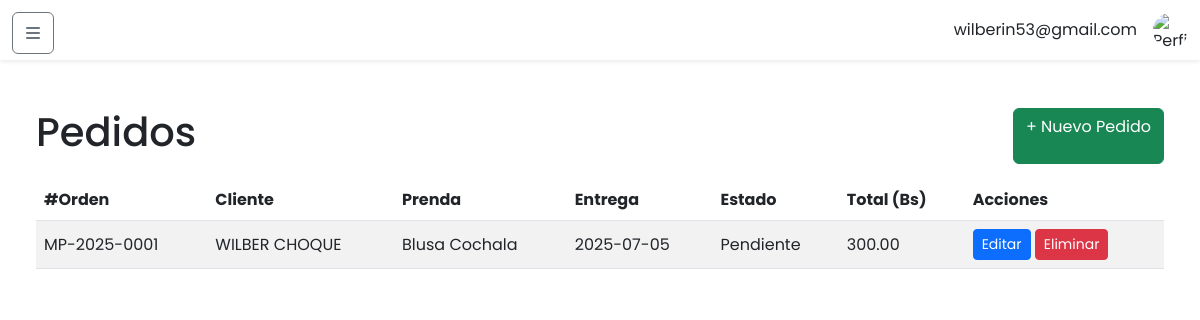
/admin/pedidos (signed in), run on the app's committed database.
### app.py (models this page shows, shortened)
class User(db.Model, UserMixin):
    __tablename__ = 'usuarios'
    id            = db.Column(db.Integer, primary_key=True)
    username      = db.Column(db.String(100), unique=True, nullable=False)
    password_hash = db.Column(db.String(128), nullable=False)
    nombre        = db.Column(db.String(150), nullable=False)
    rol           = db.Column(db.String(50), nullable=False, default='usuario')  # “administrador” o “usuario”

class Pedido(db.Model):
    __tablename__ = 'pedidos'
    id = db.Column(db.Integer, primary_key=True)
    numero_orden = db.Column(db.String(20), unique=True, nullable=False)
    cliente_id   = db.Column(db.Integer, db.ForeignKey('clientes.id'), nullable=False)
    tipo_prenda  = db.Column(db.Enum(
        'blusa_cochala', 'blusa_sucreña',
        'pollera_cochala', 'pollera_sucreña',
        'juste_cochala', 'juste_sucreña',
        'centro_cochala', 'centro_sucreña',
        name='tipo_prenda_enum'
    ), nullable=False)
    medida_id    = db.Column(db.Integer, db.ForeignKey('medidas.id'), nullable=False)
    fecha_entrega = db.Column(db.Date, nullable=False)
    adelanto      = db.Column(db.Numeric(scale=2), nullable=False)
    total         = db.Column(db.Numeric(scale=2), nullable=True)
    estado = db.Column(db.Enum(
        'pendiente', 'en_proceso', 'listo_para_recoger', 'entregado',
        name='estado_pedido_enum'
    ), default='pendiente', nullable=False)
    fecha_creacion     = db.Column(db.DateTime, default=datetime.utcnow)
    fecha_actualizacion= db.Column(db.DateTime, default=datetime.utcnow, onupdate=datetime.utcnow)

class Cliente(db.Model):
    __tablename__ = 'clientes'
    id = db.Column(db.Integer, primary_key=True)
    nombre_completo = db.Column(db.String(150), nullable=False)
    telefono = db.Column(db.String(50), nullable=False)
    whatsapp = db.Column(db.String(50), nullable=True)
    medidas = db.relationship('Medida', backref='cliente', lazy=True)
    pedidos = db.relationship('Pedido', backref='cliente', lazy=True)

### app.py (the view)
@app.route('/admin/pedidos')
@login_required
@admin_required
def pedidos_list():
    pedidos = Pedido.query.order_by(Pedido.fecha_creacion.desc()).all()
    return render_template('admin/pedidos_list.html', pedidos=pedidos)

### app.py (called while the page is built)
@login_manager.user_loader
def load_user(user_id):
    return User.query.get(int(user_id))

def admin_required(f):
    from functools import wraps
    @wraps(f)
    def decorated(*args, **kwargs):
        if not current_user.is_authenticated or current_user.rol != 'administrador':
            abort(403)
        return f(*args, **kwargs)
    return decorated

### templates/admin/pedidos_list.html (shortened to what this page needs)
{% extends 'admin/base.html' %}
{% block content %}
<div class="d-flex justify-content-between mb-3">
  <h1>Pedidos</h1>
  <a href="{{ url_for('pedido_nuevo') }}" class="btn btn-success">+ Nuevo Pedido</a>
</div>
<div class="table-responsive">
<table class="table table-striped align-middle">
  <thead>
    <tr>
      <th>#Orden</th>
      <th>Cliente</th>
      <th>Prenda</th>
      <th>Entrega</th>
      <th>Estado</th>
      <th>Total (Bs)</th>
      <th>Acciones</th>
    </tr>
  </thead>
  <tbody>
    {% for p in pedidos %}
    <tr>
      <td>{{ p.numero_orden }}</td>
      <td>{{ p.cliente.nombre_completo }}</td>
      <td>{{ p.tipo_prenda.replace('_',' ').title() }}</td>
      <td>{{ p.fecha_entrega.strftime('%Y-%m-%d') }}</td>
      <td>{{ p.estado.replace('_',' ').title() }}</td>
      <td>{{ p.total or '—' }}</td>
      <td>
        <a href="{{ url_for('pedido_editar', pedido_id=p.id) }}" class="btn btn-sm btn-primary">Editar</a>
        <form action="{{ url_for('pedido_eliminar', pedido_id=p.id) }}" method="POST" class="d-inline" onsubmit="return confirm('¿Eliminar pedido {{ p.numero_orden }}?');">
          <button type="submit" class="btn btn-sm btn-danger">Eliminar</button>
        </form>
      </td>
    </tr>
    {% endfor %}
  </tbody>
</table>
</div>
{% endblock %}

### templates/admin/base.html (shortened to what this page needs)
<!DOCTYPE html>
<html lang="es">
<head>
  <link href="https://cdn.jsdelivr.net/npm/bootstrap@5.3.0/dist/css/bootstrap.min.css" rel="stylesheet" />
  <link href="https://cdnjs.cloudflare.com/ajax/libs/font-awesome/6.4.0/css/all.min.css" rel="stylesheet" />
  <link rel="stylesheet" href="{{ url_for('static', filename='css/admin.css') }}" />
</head>
<body>
  <button id="sidebarToggle" class="btn btn-outline-secondary toggle-btn">
    <i class="fas fa-bars"></i>
  </button>
  <header class="navbar navbar-expand-lg navbar-light bg-white shadow-sm fixed-top">
    <div class="container-fluid justify-content-end">
      <div class="d-flex align-items-center">
        <span class="me-3">{{ current_user.username }}</span>
        <img src="{{ url_for('static', filename='images/profile.png') }}" alt="Perfil" class="rounded-circle profile-img">
      </div>
    </div>
  </header>
  <main class="main-content">
    <div class="container-fluid py-4">
      {% block content %}{% endblock %}
    </div>
  </main>
</body>
</html>

### static/css/admin.css (style rules this page uses)
body, html { height: 100%; width: 100%; font-family: 'Poppins', sans-serif; overflow-x: hidden; margin: 0; padding: 0; }
.toggle-btn { position: fixed; top: 12px; left: 12px; z-index: 1200; width: 42px; height: 42px; border-radius: 6px; display: flex; align-items: center; justify-content: center; }
header.navbar { position: fixed; top: 0; left: 0; right: 0; height: 60px; z-index: 1000; }
.profile-img { width: 35px; height: 35px; object-fit: cover; border-radius: 50%; }
.main-content { margin-top: 60px; margin-left: 0; transition: margin 0.3s ease; padding: 1.5rem; }
.main-content .container-fluid { opacity: 0; animation: fadeInContent 0.8s ease-in-out forwards; }
.btn { transition: transform 0.15s ease, box-shadow 0.15s ease; }

### data on the page
User: username "wilberin53@gmail.com"
Pedido: numero_orden "MP-2025-0001", cliente.nombre_completo "WILBER CHOQUE", tipo_prenda.replace "Blusa Cochala", fecha_entrega "2025-07-05", estado.replace "Pendiente", total "300.00"
